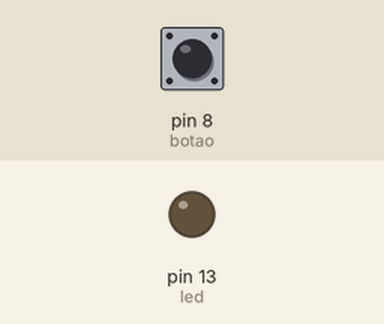
Recording of a sketch running on a simulated Arduino Uno, built with avr-gcc and run on an emulated ATmega328P. Parts: output pins drawn as LEDs (lit = HIGH). Dashed ring = blinking. Inputs (shaded band) come from the test bench; at power-on: pin 8 (botao) HIGH.

Above: at 1.2 s.
1.3 s: pin 8 (botao) pulled LOW for 3.2 s
At 4.6 s:
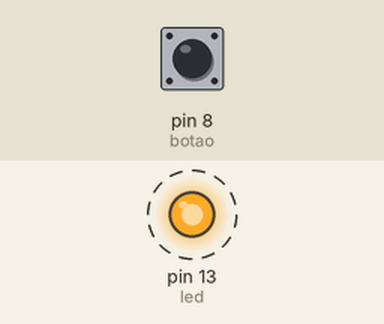
6.0 s: pin 8 (botao) pulled LOW for 0.15 s
At 7.1 s:
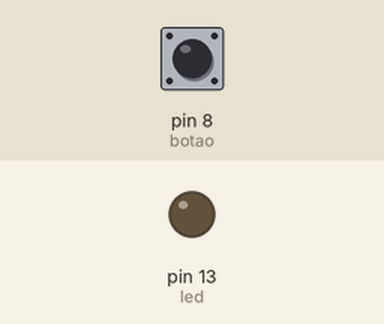
Timing chart, 0 to 9.0 s (numbered marks = the images above; inputs shaded):
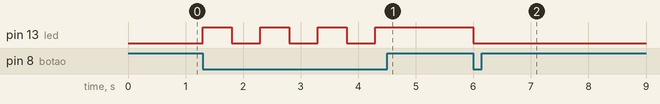

The sketch:

3-mudarEstadoDoLedUsandoPushButton.ino
```cpp
int botao = 8;
int led = 13;
int estadoLed = LOW;
int estadoBotao;

void setup() {
  pinMode(botao,INPUT_PULLUP);
  pinMode(led, OUTPUT);
}

void loop() {
  estadoBotao = !digitalRead(botao);//pressionado -> HIGH; contrario, LOW
  if(estadoBotao == HIGH){
    if(estadoLed == LOW){
      digitalWrite(led, HIGH);
      estadoLed = HIGH;
      delay(500);
    }
    else{
      digitalWrite(led,LOW);
      estadoLed = LOW;
      delay(500);
    }
  }
}
```

Measured:
- after the input at 1.3 s, pin 13 (led): alternates HIGH for 0.50 s and LOW for 0.50 s, 7 changes in all, then stays HIGH, starting at once
- after the input at 6.0 s, pin 13 (led): HIGH → LOW at once
